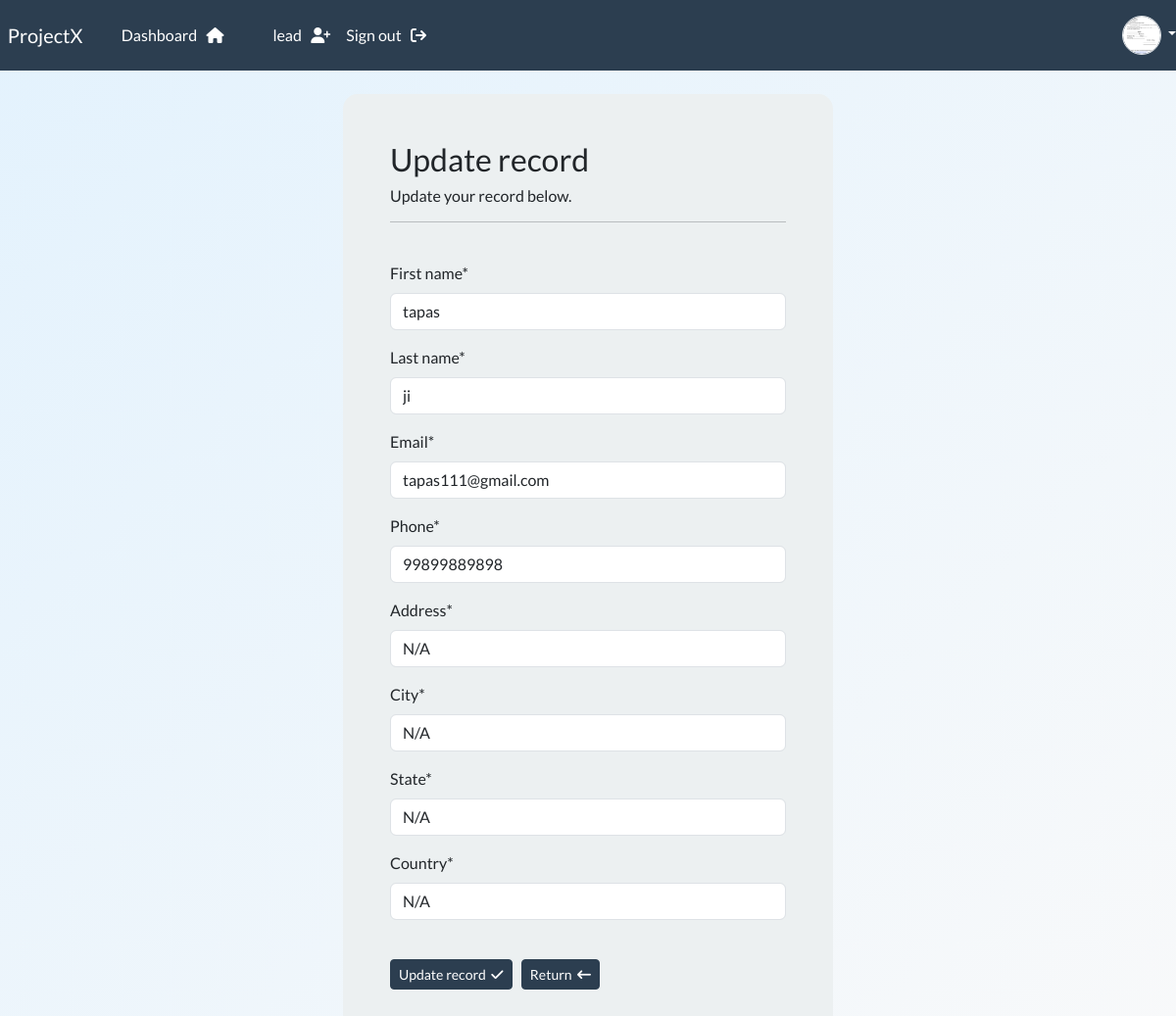
Screenshot of /update-record/6 (signed in) with the database file from the repository.
### webapp/models.py (models this page shows, shortened)
class UserProfile(models.Model):
    ROLE_CHOICES = (
             ('admin', 'Admin'),
             ('manager', 'Manager'),
             ('sales', 'Sales'),
             ('viewer', 'Viewer'),
        )
    user = models.OneToOneField(User, on_delete=models.CASCADE, related_name='profile')
    role = models.CharField(max_length=20, choices=ROLE_CHOICES)
    profile_image = models.ImageField(
        upload_to='profiles/',
        default='profiles/default.png',
        blank=True,
        null=True
    )

class Record(models.Model):
    creation_date = models.DateTimeField(auto_now_add=True)
    first_name = models.CharField(max_length=100)
    last_name = models.CharField(max_length=100)
    email = models.EmailField(max_length=255)
    phone = models.CharField(max_length=20)
    address = models.CharField(max_length=300)
    city = models.CharField(max_length=255)
    state = models.CharField(max_length=100)
    country = models.CharField(max_length=100)

### webapp/views.py (the view)
# urls.py: path('update-record/<int:pk>', views.update_record, name="update-record"),
@login_required(login_url='my-login')
def update_record(  request, pk):
    record = Record.objects.get(id=pk)
    form = UpdateRecordForm(instance=record)
    if request.method == 'POST':
        form = UpdateRecordForm(request.POST, instance=record)
        if form.is_valid():
            form.save()
            messages.success(request, 'Your record has been updated successfully!')
            return redirect('dashboard')
    context = {'form': form}
    return render(request, 'webapp/update-record.html', context=context)

### webapp/forms.py
class UpdateRecordForm(forms.ModelForm):
    class Meta:
       model = Record
       fields = ['first_name', 'last_name', 'email', 'phone', 'address', 'city', 'state', 'country']

### webapp/templates/webapp/update-record.html (shortened to what this page needs)
{% extends 'webapp/base.html' %}
{% load crispy_forms_tags %}
{% block content %}
<body>
       <div class="container bg-light shadow-md p-5 form-layout">
          <h3>Update record</h3>
          <h6> Update your record below. </h6>
         <hr>
         <br>
        <form method="POST" autocomplete="off">
            {{ form.first_name|as_crispy_field }}
            {{ form.last_name|as_crispy_field }}
            {{ form.email|as_crispy_field }}
            {{ form.phone|as_crispy_field }}
            {{ form.address|as_crispy_field }}
            {{ form.city|as_crispy_field }}
            {{ form.state|as_crispy_field }}
            {{ form.country|as_crispy_field }}
            <br>
            <button type="submit" class="btn btn-primary btn-sm"> Update record &nbsp;<i class="fa-solid fa-check"></i> </button>
             <a class="btn btn-primary btn-sm" href="{% url 'dashboard' %}"> Return &nbsp;<i class="fa-solid fa-arrow-left-long"></i></a>
        </form>
        </div>
    </body>
{% endblock %}

### webapp/templates/webapp/navbar.html (shortened to what this page needs)
<nav class="navbar navbar-expand-lg navbar-dark bg-primary justify-content-center">
    <a class="navbar-brand main-heading" href="{% url '' %}">
      &nbsp; ProjectX
    </a>
      <div class="collapse navbar-collapse text-center" id="navbarNavDropdown">
        <ul class="navbar-nav mr-auto">
          {% if user.is_authenticated %}
            <li class="nav-item">
              <a class="nav-link" href="{% url 'dashboard' %}">Dashboard &nbsp; <i class="fa fa-home" aria-hidden="true"></i> </a>
            </li>
            <li class="nav-item">
            <a class="nav-link" href="{% url 'leads' %}">lead &nbsp; <i class="fa-solid fa-user-plus" aria-hidden="true"></i> </a>
            </li>
            <li class="nav-item">
              <a class="nav-link" href="{% url 'user-logout' %}">Sign out &nbsp; <i class="fa fa-sign-out" aria-hidden="true"></i> </a>
            </li>
        </ul>
        <ul class="navbar-nav ms-auto align-items-center">
        <li class="nav-item dropdown">
         <a class="nav-link dropdown-toggle p-0" href="#" role="button"
         data-bs-toggle="dropdown" aria-expanded="false">
          <img src="{% if request.user.profile.profile_image %}
                    {{ request.user.profile.profile_image.url }}
                    {% else %}
                     /media/profiles/default.png
                    {% endif %}"
           class="rounded-circle border"
           width="40"
           height="40"
           style="object-fit: cover; cursor: pointer;">
          </a>
      </li>
    </ul>
        {% endif %}
      </div>
  </nav>

### static/css/style.css (style rules this page uses)
body { background: linear-gradient(135deg, #e3f2fd, #f8f9fa); min-height: 100vh; }
.form-layout { border-radius: 15px; width: 500px; }
.navbar .nav-link { text-decoration: none; }

### rows the page displays
Record: first_name "tapas", last_name "ji", email "tapas111@gmail.com", phone "99899889898", address "N/A", city "N/A", state "N/A", country "N/A"
